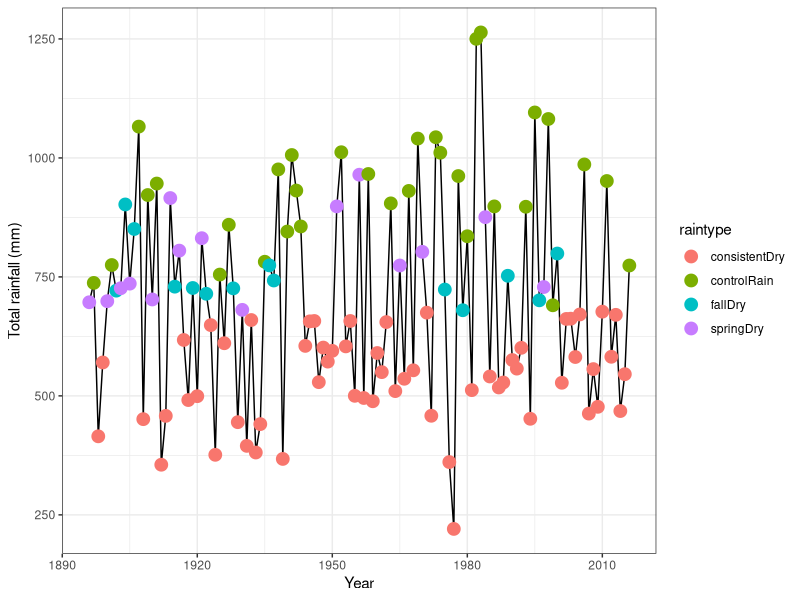
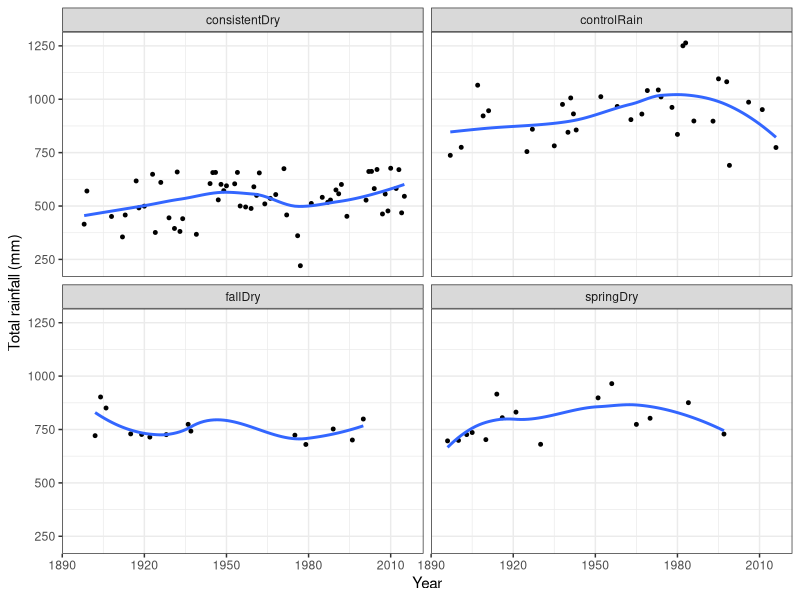

Source code (R) for these figures, in order: (Note: this script raises an error after producing the figures.)
### Historical projects for Browns Valley ###
library(tidyverse)
library(lubridate)

## Pull in the prism data and clean
rain <- read_csv("Data/PRISM_brownsvalley_long.csv", skip = 10) %>%
  mutate(ppt = `ppt (inches)`*2.54*10) %>%
  separate(Date, c("year", "month")) %>%
  mutate(year = as.numeric(year),
         month = as.numeric(month)) %>%
  mutate(year = ifelse(month == 12 | month == 11 | month == 10 | month == 9, year + 1, year)) %>%
  mutate(season = "Early",
         season = ifelse(month == 2 | month == 3 | month == 4, "Late", season)) %>%
  filter(month != 5, month != 6, month!= 7, month != 8)

## Summarize by year 
## Using 50% as the cutoff 
rainsummary <-  rain %>%
  group_by(year, season) %>%
  summarize(ppt = sum(ppt)) %>%
  spread(season, ppt) %>%
  mutate(Total = Early + Late) 

rainsummary <- rainsummary %>%
  mutate(raintype = "controlRain",
         raintype = ifelse(Early < quantile(rainsummary$Early, .5), "fallDry", raintype),
         raintype = ifelse(Late < quantile(rainsummary$Late, .5), "springDry", raintype),
         raintype = ifelse(Total < quantile(rainsummary$Total, .5), "consistentDry", raintype)) 


## Visualize the rainfall scenarios
#pdf("Rainfal history.pdf", width = 10, height = 8)
ggplot(rainsummary, aes(x=year, y=Total))  + geom_line()+
  geom_point(aes(color = raintype), size = 4) + theme_bw() + labs(x="Year", y="Total rainfall (mm)")
#dev.off()

## Look at if and how scenarios are changing through time
ggplot(rainsummary, aes(x=year, y=Total))  + 
  geom_point(size = 1) + theme_bw() + labs(x="Year", y="Total rainfall (mm)") +
  facet_wrap(~raintype) + geom_smooth(se=F)



### CREATE A FUNCTION THAT SETS VARIABLE PARAMETERS ACROSS TIMESTEPS ####
variable.par <- function(model.dat, trtselect, t.num){
  par = as.data.frame(matrix(NA, nrow=t.num, ncol=7))
  colnames(par) = c("Alambda", "AaiE", "AaiA", "Elambda", "EaiE", "EaiA", "treatment")
  for (i in 1:(t.num)){
    myparams <- subset(model.dat, treatment == trtselect[i])
    par$Alambda[i] <- as.numeric(subset(myparams, species == "Avena")[5])
    par$AaiE[i] <- as.numeric(subset(myparams, species == "Avena")[4])
    par$AaiA[i] <- as.numeric(subset(myparams, species == "Avena")[3])
    par$Elambda[i] <- as.numeric(subset(myparams, species == "Erodium")[5])
    par$EaiE[i] <- as.numeric(subset(myparams, species == "Erodium")[4])
    par$EaiA[i] <- as.numeric(subset(myparams, species == "Erodium")[3])
    par$treatment[i] <- as.character(trtselect[i])
    
  }
  return(par)
}

## set terms for the projection
varPar = variable.par(model.dat, rainsummary$raintype, t.num = nrow(rainsummary))
t.num = nrow(rainsummary)

N = as.data.frame(matrix(NA, nrow=t.num, ncol=2))
colnames(N) = c("Na", "Ne")
N[1,] =c(1002.06748, 10)

vartreatment <- varPar$treatment
vartreatmentprev <- c(NA, vartreatment[1:t.num-1])

## run the projection
variable.out <- cbind(growth(N, varPar, t.num), vartreatment, vartreatmentprev) %>%
  tbl_df() 

variable.out <- variable.out %>%
  mutate(time = as.numeric(row.names(variable.out)))

## Clean up the labels
variable.out2 <- variable.out %>%
  gather(species, count, Na:Ne) %>%
  tbl_df() %>%
  mutate( species2 = ifelse(species == "Ne", "Erodium", "Avena")) %>%
  mutate(vartreatment=ordered(vartreatment, levels = c(fallDry="fallDry", consistentDry="consistentDry", springDry="springDry", controlRain="controlRain"))) %>%
  mutate(vartreatmentprev=ordered(vartreatmentprev, levels = c(fallDry="fallDry", consistentDry="consistentDry", springDry="springDry", controlRain="controlRain")))

#pdf("Variable_Projection.pdf", width = 8, height = 6)
ggplot(variable.out2, aes(x=time, y=(count), color = species)) + geom_line(size = 4) + 
  theme_bw() +  theme(text = element_text(size = 24), legend.position = "none",
                      panel.grid.major = element_blank(), panel.grid.minor = element_blank()) +  scale_y_log10() + #scale_y_log10(limits=c(.1, 1200), breaks = c(1, 10, 100, 1000)) +
  labs(y=expression(paste("Count (individuals/m"^"2",")")), x = "Time step")  + scale_color_manual(values = c("tan3", "darkgreen")) # +
#dev.off()  
#geom_hline(yintercept = 1) + geom_hline(yintercept = 10)#+ 
  #ggtitle("Variable rainfall")


simco <- variable.out2 %>%
  dplyr::filter(time > 20) %>%
  mutate(species = species2) %>%
  dplyr::select(-species2)





###  ERODIUM MONOCULTURE
## set terms for the projection
varPar = variable.par(model.dat, rainsummary$raintype, t.num = nrow(rainsummary))
t.num = nrow(rainsummary)

N = as.data.frame(matrix(NA, nrow=t.num, ncol=2))
colnames(N) = c("Na", "Ne")
N[1,] =c(0, 30)

### CREATE A FUNCTION THAT RUNS THE MODEL for just ERO
growthEROmono = function(N, par.dat, t.num){
  for (i in 1:(t.num-1)){
    N$Na[i+1] = 0
    #  N$Na[i+1] =ifelse(N$Na[i +1] == 1, 0, N$Na[i + 1])
    N$Ne[i+1] = es*(1-eg)*N$Ne[i] + exp(log((N$Ne[i]*eg + 1))*par.dat$Elambda[i]/(1 + par.dat$EaiE[i]*log((N$Ne[i]*eg + 1)) + par.dat$EaiA[i]*log(N$Na[i]*ag + 1))) -1
    # N$Ne[i+1] =ifelse(N$Ne[i +1] == 1, 0, N$Ne[i + 1])
  }
  return(N)
}

eroMONO <- growthEROmono(N, varPar, t.num) %>%
  tbl_df()
eroMONO$timestep <- as.numeric(row.names(eroMONO))
  
ggplot(eroMONO, aes(x=timestep, y=Ne)) + geom_line()  
ggplot(subset(variable.out2, species == "Ne"), aes(x=time, y=count)) + geom_line()  



###  AVENA MONOCULTURE
## set terms for the projection
varPar = variable.par(model.dat, rainsummary$raintype, t.num = nrow(rainsummary))
t.num = nrow(rainsummary)

N = as.data.frame(matrix(NA, nrow=t.num, ncol=2))
colnames(N) = c("Na", "Ne")
N[1,] =c(1000, 0)


### CREATE A FUNCTION THAT RUNS THE MODEL for just ERO
### CREATE A FUNCTION THAT RUNS THE MODEL for just ERO

### CREATE A FUNCTION THAT RUNS THE MODEL
growthAVmono = function(N, par.dat, t.num){
  for (i in 1:(t.num-1)){
    N$Na[i+1] = as*(1-ag)*N$Na[i] + exp(log(N$Na[i]*ag+1)*par.dat$Alambda[i]/(1 + par.dat$AaiE[i]*log((N$Ne[i] + 1)*eg) +  par.dat$AaiA[i]*log(N$Na[i]*ag + 1))) -1
    #  N$Na[i+1] =ifelse(N$Na[i +1] == 1, 0, N$Na[i + 1])
    N$Ne[i+1] = 0
    # N$Ne[i+1] =ifelse(N$Ne[i +1] == 1, 0, N$Ne[i + 1])
  }
  return(N)
}


avMONO <- growthAVmono(N, varPar, t.num) %>%
  tbl_df()
avMONO$timestep <- as.numeric(row.names(avMONO))


ggplot(avMONO, aes(x=timestep, y=Na)) + geom_line()  
ggplot(subset(variable.out2, species == "Na"), aes(x=time, y=count)) + geom_line()  

